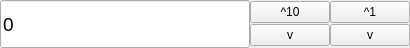
<?xml version="1.0" encoding="UTF-8"?>
<ui version="4.0">
 <class>IncrementInput</class>
 <widget class="QWidget" name="IncrementInput">
  <property name="geometry">
   <rect>
    <x>0</x>
    <y>0</y>
    <width>410</width>
    <height>48</height>
   </rect>
  </property>
  <property name="windowTitle">
   <string>Form</string>
  </property>
  <layout class="QHBoxLayout" name="horizontalLayout">
   <property name="spacing">
    <number>0</number>
   </property>
   <property name="margin">
    <number>0</number>
   </property>
   <item>
    <widget class="QLineEdit" name="value_lnedt">
     <property name="sizePolicy">
      <sizepolicy hsizetype="Expanding" vsizetype="Minimum">
       <horstretch>0</horstretch>
       <verstretch>0</verstretch>
      </sizepolicy>
     </property>
     <property name="font">
      <font>
       <pointsize>14</pointsize>
      </font>
     </property>
     <property name="text">
      <string>0</string>
     </property>
    </widget>
   </item>
   <item>
    <layout class="QGridLayout" name="gridLayout">
     <property name="spacing">
      <number>0</number>
     </property>
     <item row="0" column="0">
      <widget class="QPushButton" name="pushButton">
       <property name="minimumSize">
        <size>
         <width>20</width>
         <height>0</height>
        </size>
       </property>
       <property name="text">
        <string>^10</string>
       </property>
      </widget>
     </item>
     <item row="0" column="1">
      <widget class="QPushButton" name="pushButton_3">
       <property name="minimumSize">
        <size>
         <width>20</width>
         <height>0</height>
        </size>
       </property>
       <property name="text">
        <string>^1</string>
       </property>
      </widget>
     </item>
     <item row="1" column="0">
      <widget class="QPushButton" name="pushButton_2">
       <property name="minimumSize">
        <size>
         <width>20</width>
         <height>0</height>
        </size>
       </property>
       <property name="text">
        <string>v</string>
       </property>
      </widget>
     </item>
     <item row="1" column="1">
      <widget class="QPushButton" name="pushButton_4">
       <property name="minimumSize">
        <size>
         <width>20</width>
         <height>0</height>
        </size>
       </property>
       <property name="text">
        <string>v</string>
       </property>
      </widget>
     </item>
    </layout>
   </item>
  </layout>
 </widget>
 <resources/>
 <connections>
  <connection>
   <sender>pushButton</sender>
   <signal>clicked()</signal>
   <receiver>IncrementInput</receiver>
   <slot>increment10()</slot>
   <hints>
    <hint type="sourcelabel">
     <x>255</x>
     <y>17</y>
    </hint>
    <hint type="destinationlabel">
     <x>133</x>
     <y>16</y>
    </hint>
   </hints>
  </connection>
  <connection>
   <sender>pushButton_2</sender>
   <signal>clicked()</signal>
   <receiver>IncrementInput</receiver>
   <slot>decrement10()</slot>
   <hints>
    <hint type="sourcelabel">
     <x>275</x>
     <y>52</y>
    </hint>
    <hint type="destinationlabel">
     <x>135</x>
     <y>47</y>
    </hint>
   </hints>
  </connection>
  <connection>
   <sender>pushButton_3</sender>
   <signal>clicked()</signal>
   <receiver>IncrementInput</receiver>
   <slot>increment1()</slot>
   <hints>
    <hint type="sourcelabel">
     <x>350</x>
     <y>13</y>
    </hint>
    <hint type="destinationlabel">
     <x>187</x>
     <y>0</y>
    </hint>
   </hints>
  </connection>
  <connection>
   <sender>pushButton_4</sender>
   <signal>clicked()</signal>
   <receiver>IncrementInput</receiver>
   <slot>decrement1()</slot>
   <hints>
    <hint type="sourcelabel">
     <x>365</x>
     <y>34</y>
    </hint>
    <hint type="destinationlabel">
     <x>212</x>
     <y>7</y>
    </hint>
   </hints>
  </connection>
 </connections>
 <slots>
  <slot>increment10()</slot>
  <slot>increment1()</slot>
  <slot>decrement10()</slot>
  <slot>decrement1()</slot>
 </slots>
</ui>
